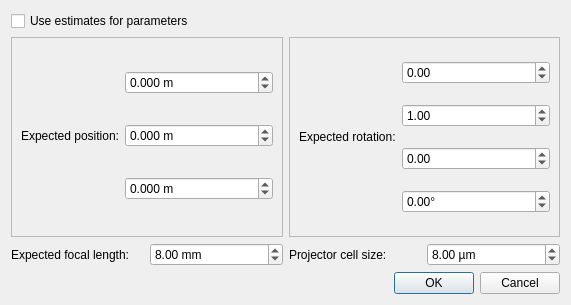
<?xml version="1.0" encoding="UTF-8"?>
<ui version="4.0">
 <class>FileProjectorDialog</class>
 <widget class="QDialog" name="FileProjectorDialog">
  <property name="geometry">
   <rect>
    <x>0</x>
    <y>0</y>
    <width>571</width>
    <height>305</height>
   </rect>
  </property>
  <property name="windowTitle">
   <string>Projector used to capture images</string>
  </property>
  <property name="windowIcon">
   <iconset resource="icons.qrc">
    <normaloff>:/oxygen/icons/oxygen/camera-web-64.png</normaloff>:/oxygen/icons/oxygen/camera-web-64.png</iconset>
  </property>
  <layout class="QVBoxLayout" name="verticalLayout">
   <item>
    <layout class="QGridLayout" name="gridLayout">
     <item row="1" column="2" colspan="2">
      <widget class="QFrame" name="orientation">
       <property name="frameShape">
        <enum>QFrame::StyledPanel</enum>
       </property>
       <property name="frameShadow">
        <enum>QFrame::Raised</enum>
       </property>
       <layout class="QGridLayout" name="gridLayout_3">
        <item row="4" column="1">
         <widget class="QDoubleSpinBox" name="angle">
          <property name="suffix">
           <string>°</string>
          </property>
          <property name="minimum">
           <double>-180.000000000000000</double>
          </property>
          <property name="maximum">
           <double>180.000000000000000</double>
          </property>
         </widget>
        </item>
        <item row="1" column="1">
         <widget class="QDoubleSpinBox" name="axisX">
          <property name="minimum">
           <double>-99.989999999999995</double>
          </property>
         </widget>
        </item>
        <item row="3" column="1">
         <widget class="QDoubleSpinBox" name="axisZ">
          <property name="minimum">
           <double>-99.989999999999995</double>
          </property>
         </widget>
        </item>
        <item row="2" column="1">
         <widget class="QDoubleSpinBox" name="axisY">
          <property name="minimum">
           <double>-99.989999999999995</double>
          </property>
          <property name="value">
           <double>1.000000000000000</double>
          </property>
         </widget>
        </item>
        <item row="1" column="0" rowspan="4">
         <widget class="QLabel" name="label_2">
          <property name="sizePolicy">
           <sizepolicy hsizetype="Maximum" vsizetype="Preferred">
            <horstretch>0</horstretch>
            <verstretch>0</verstretch>
           </sizepolicy>
          </property>
          <property name="text">
           <string>Expected rotation:</string>
          </property>
         </widget>
        </item>
       </layout>
      </widget>
     </item>
     <item row="2" column="3">
      <widget class="QDoubleSpinBox" name="doubleSpinBox">
       <property name="suffix">
        <string> µm</string>
       </property>
       <property name="minimum">
        <double>0.100000000000000</double>
       </property>
       <property name="singleStep">
        <double>0.100000000000000</double>
       </property>
       <property name="value">
        <double>8.000000000000000</double>
       </property>
      </widget>
     </item>
     <item row="2" column="2">
      <widget class="QLabel" name="label_3">
       <property name="text">
        <string>Projector cell size:</string>
       </property>
      </widget>
     </item>
     <item row="1" column="0" colspan="2">
      <widget class="QFrame" name="position">
       <property name="enabled">
        <bool>true</bool>
       </property>
       <property name="frameShape">
        <enum>QFrame::StyledPanel</enum>
       </property>
       <property name="frameShadow">
        <enum>QFrame::Raised</enum>
       </property>
       <layout class="QGridLayout" name="gridLayout_2">
        <item row="0" column="1">
         <widget class="QDoubleSpinBox" name="posX">
          <property name="suffix">
           <string> m</string>
          </property>
          <property name="decimals">
           <number>3</number>
          </property>
          <property name="minimum">
           <double>-99.998999999999995</double>
          </property>
          <property name="maximum">
           <double>99.998999999999995</double>
          </property>
          <property name="singleStep">
           <double>0.100000000000000</double>
          </property>
         </widget>
        </item>
        <item row="2" column="1">
         <widget class="QDoubleSpinBox" name="posZ">
          <property name="suffix">
           <string> m</string>
          </property>
          <property name="decimals">
           <number>3</number>
          </property>
          <property name="minimum">
           <double>-99.998999999999995</double>
          </property>
          <property name="maximum">
           <double>99.998999999999995</double>
          </property>
          <property name="singleStep">
           <double>0.100000000000000</double>
          </property>
         </widget>
        </item>
        <item row="1" column="1">
         <widget class="QDoubleSpinBox" name="posY">
          <property name="suffix">
           <string> m</string>
          </property>
          <property name="decimals">
           <number>3</number>
          </property>
          <property name="minimum">
           <double>-99.998999999999995</double>
          </property>
          <property name="maximum">
           <double>99.998999999999995</double>
          </property>
          <property name="singleStep">
           <double>0.100000000000000</double>
          </property>
         </widget>
        </item>
        <item row="0" column="0" rowspan="3">
         <widget class="QLabel" name="label">
          <property name="sizePolicy">
           <sizepolicy hsizetype="Maximum" vsizetype="Preferred">
            <horstretch>0</horstretch>
            <verstretch>0</verstretch>
           </sizepolicy>
          </property>
          <property name="text">
           <string>Expected position:</string>
          </property>
         </widget>
        </item>
       </layout>
      </widget>
     </item>
     <item row="0" column="0" colspan="4">
      <widget class="QCheckBox" name="checkBox">
       <property name="text">
        <string>Use estimates for parameters</string>
       </property>
      </widget>
     </item>
     <item row="2" column="0">
      <widget class="QLabel" name="label_4">
       <property name="text">
        <string>Expected focal length:</string>
       </property>
      </widget>
     </item>
     <item row="2" column="1">
      <widget class="QDoubleSpinBox" name="doubleSpinBox_2">
       <property name="suffix">
        <string> mm</string>
       </property>
       <property name="minimum">
        <double>0.100000000000000</double>
       </property>
       <property name="singleStep">
        <double>0.100000000000000</double>
       </property>
       <property name="value">
        <double>8.000000000000000</double>
       </property>
      </widget>
     </item>
    </layout>
   </item>
   <item>
    <widget class="QDialogButtonBox" name="buttonBox">
     <property name="orientation">
      <enum>Qt::Horizontal</enum>
     </property>
     <property name="standardButtons">
      <set>QDialogButtonBox::Cancel|QDialogButtonBox::Ok</set>
     </property>
    </widget>
   </item>
  </layout>
 </widget>
 <resources>
  <include location="icons.qrc"/>
 </resources>
 <connections>
  <connection>
   <sender>buttonBox</sender>
   <signal>accepted()</signal>
   <receiver>FileProjectorDialog</receiver>
   <slot>accept()</slot>
   <hints>
    <hint type="sourcelabel">
     <x>248</x>
     <y>254</y>
    </hint>
    <hint type="destinationlabel">
     <x>157</x>
     <y>274</y>
    </hint>
   </hints>
  </connection>
  <connection>
   <sender>buttonBox</sender>
   <signal>rejected()</signal>
   <receiver>FileProjectorDialog</receiver>
   <slot>reject()</slot>
   <hints>
    <hint type="sourcelabel">
     <x>316</x>
     <y>260</y>
    </hint>
    <hint type="destinationlabel">
     <x>286</x>
     <y>274</y>
    </hint>
   </hints>
  </connection>
 </connections>
</ui>
